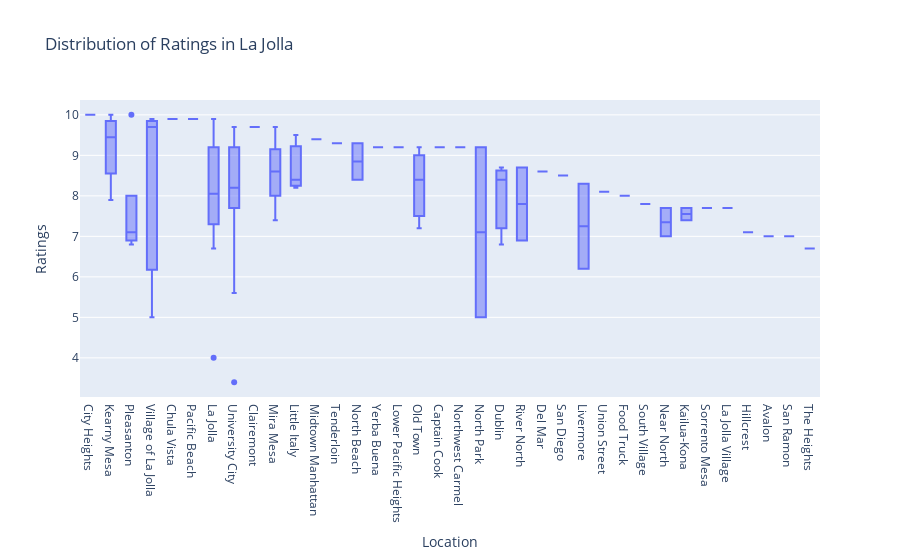

Notebook code for this chart:
### Code cell
fig7 = px.box(df, x = 'Location', y = 'Ratings', 
            title = 'Distribution of Ratings in La Jolla')
fig7.show()

### Figure 1 — Plotly figure (JSON) as saved in the notebook; plotly's stock layout.template omitted (floating-point values rounded to 4 significant figures)
{"data": [{"alignmentgroup": "True", "hovertemplate": "Location=%{x}<br>Ratings=%{y}<extra></extra>", "legendgroup": "", "marker": {"color": "#636efa"}, "name": "", "notched": false, "offsetgroup": "", "orientation": "v", "showlegend": false, "type": "box", "x": ["City Heights", "Kearny Mesa", "Pleasanton", "Village of La Jolla", "Chula Vista", "Pacific Beach", "La Jolla", "Village of La Jolla", "La Jolla", "University City", "Clairemont", "Kearny Mesa", "Mira Mesa", "La Jolla", "Little Italy", "La Jolla", "Midtown Manhattan", "Tenderloin", "North Beach", "University City", "Kearny Mesa", "Yerba Buena", "Lower Pacific Heights", "Old Town", "Captain Cook", "University City", "University City", "La Jolla", "Northwest Carmel", "La Jolla", "La Jolla", "La Jolla", "North Park", "Dublin", "River North", "Mira Mesa", "La Jolla", "Mira Mesa", "Del Mar", "San Diego", "North Beach", "Dublin", "Old Town", "Little Italy", "La Jolla", "Livermore", "Little Italy", "La Jolla", "University City", "University City", "Union Street", "Food Truck", "Pleasanton", "Kearny Mesa", "La Jolla", "University City", "South Village", "La Jolla", "Near North", "Kailua-Kona", "Sorrento Mesa", "La Jolla Village", "La Jolla", "University City", "La Jolla Village", "La Jolla", "Kailua-Kona", "La Jolla", "Mira Mesa", "Pleasanton", "La Jolla", "La Jolla", "La Jolla", "Old Town", "La Jolla", "Hillcrest", "Near North", "Avalon", "San Ramon", "Pleasanton", "River North", "Pleasanton", "Dublin", "Pleasanton", "La Jolla", "The Heights", "Livermore", "University City", "North Park", "Village of La Jolla", "La Jolla", "University City"], "x0": " ", "xaxis": "x", "y": [10, 10, 10, 9.9, 9.9, 9.9, 9.9, 9.7, 9.7, 9.7, 9.7, 9.7, 9.7, 9.7, 9.5, 9.4, 9.4, 9.3, 9.3, 9.3, 9.2, 9.2, 9.2, 9.2, 9.2, 9.2, 9.2, 9.2, 9.2, 9.2, 9.2, 9.2, 9.2, 8.7, 8.7, 8.6, 8.6, 8.6, 8.6, 8.5, 8.4, 8.4, 8.4, 8.4, 8.3, 8.3, 8.2, 8.2, 8.2, 8.2, 8.1, 8, 8, 7.9, 7.9, 7.9, 7.8, 7.8, 7.7, 7.7, 7.7, 7.7, 7.7, 7.7, 7.7, 7.5, 7.4, 7.4, 7.4, 7.3, 7.3, 7.2, 7.2, 7.2, 7.1, 7.1, 7, 7, 7, 6.9, 6.9, 6.9, 6.8, 6.8, 6.7, 6.7, 6.2, 5.6, 5, 5, 4, 3.4], "y0": " ", "yaxis": "y"}], "layout": {"boxmode": "group", "legend": {"tracegroupgap": 0}, "title": {"text": "Distribution of Ratings in La Jolla"}, "xaxis": {"anchor": "y", "domain": [0, 1], "title": {"text": "Location"}}, "yaxis": {"anchor": "x", "domain": [0, 1], "title": {"text": "Ratings"}}}}
